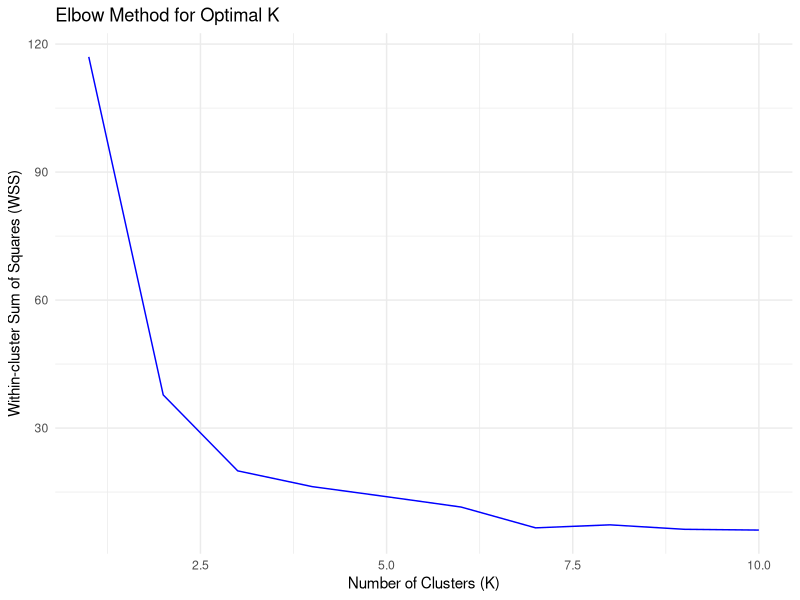

This chart was generated by the following R code:
# Load necessary libraries
library(ggplot2)
library(cluster)

# Read the dataset
data <- data.frame(
  Customer_ID = c(1001, 1002, 1003, 1004, 1005, 1006, 1007, 1008, 1009, 1010,
                  1011, 1012, 1013, 1014, 1015, 1016, 1017, 1018, 1019, 1020,
                  1021, 1022, 1023, 1024, 1025, 1026, 1027, 1028, 1029, 1030,
                  1031, 1032, 1033, 1034, 1035, 1036, 1037, 1038, 1039, 1040),
  Age = c(35, 28, 45, 40, 22, 39, 31, 26, 48, 29,
          33, 36, 27, 34, 30, 42, 25, 37, 41, 32,
          23, 38, 46, 31, 29, 35, 28, 45, 40, 22,
          39, 31, 26, 48, 29, 33, 36, 27, 34, 30),
  Gender = c("Male", "Female", "Female", "Male", "Male",
             "Female", "Male", "Female", "Male", "Female",
             "Male", "Female", "Female", "Male", "Male", 
             "Female", "Male", "Female", "Male", "Female",
             "Male", "Female", "Male", "Male", "Female",
             "Male", "Female", "Female", "Male", "Male",
             "Female", "Male", "Female", "Male", "Female",
             "Male", "Female", "Female", "Male", "Male"),
  Employment_Status = c("Employed", "Student", "Self-employed", "Employed", "Unemployed",
                        "Employed", "Employed", "Unemployed", "Self-employed", "Employed",
                        "Employed", "Self-employed", "Employed", "Employed", "Unemployed",
                        "Employed", "Student", "Employed", "Self-employed", "Employed",
                        "Unemployed", "Employed", "Self-employed", "Employed", "Employed",
                        "Employed", "Student", "Self-employed", "Employed", "Employed",
                        "Unemployed", "Employed", "Employed", "Self-employed", "Employed",
                        "Employed", "Self-employed", "Employed", "Employed", "Unemployed"),
  Monthly_Balance_INR = c(375000, 90000, 562500, 300000, 0,
                          465000, 360000, 0, 600000, 262500,
                          420000, 520000, 325000, 380000, 0,
                          480000, 0, 440000, 550000, 385000,
                          0, 500000, 575000, 360000, 262500,
                          375000, 90000, 562500, 300000, 0,
                          465000, 360000, 0, 600000, 262500,
                          420000, 520000, 325000, 380000, 0),
  Loan_Approved = c("Yes", "No", "Yes", "Yes", "No",
                    "Yes", "Yes", "No", "Yes", "No",
                    "Yes", "Yes", "Yes", "Yes", "No",
                    "Yes", "No", "Yes", "Yes", "Yes",
                    "No", "Yes", "Yes", "Yes", "No",
                    "Yes", "No", "Yes", "Yes", "No",
                    "Yes", "Yes", "Yes", "Yes", "No",
                    "Yes", "Yes", "Yes", "Yes", "No"),
  Credit_Score = c(720, 650, 780, 710, 600,
                   730, 680, 620, 750, 590,
                   700, 740, 680, 710, 580,
                   760, 620, 690, 730, 680,
                   550, 720, 790, 710, 590,
                   720, 650, 780, 710, 600,
                   730, 680, 620, 750, 590,
                   700, 740, 680, 710, 580)
)

# Select relevant columns for clustering
clustering_data <- data[, c("Age", "Monthly_Balance_INR", "Credit_Score")]

# Standardize the data
scaled_data <- scale(clustering_data)

# Calculate the sum of squared distances for different values of K
wss <- (nrow(scaled_data) - 1) * sum(apply(scaled_data, 2, var))
for (i in 1:10) {
  wss[i] <- sum(kmeans(scaled_data, centers = i)$withinss)
}

# Plot the elbow curve
ggplot() +
  geom_line(aes(x = 1:10, y = wss), color = "blue") +
  labs(title = "Elbow Method for Optimal K",
       x = "Number of Clusters (K)",
       y = "Within-cluster Sum of Squares (WSS)") +
  theme_minimal()
